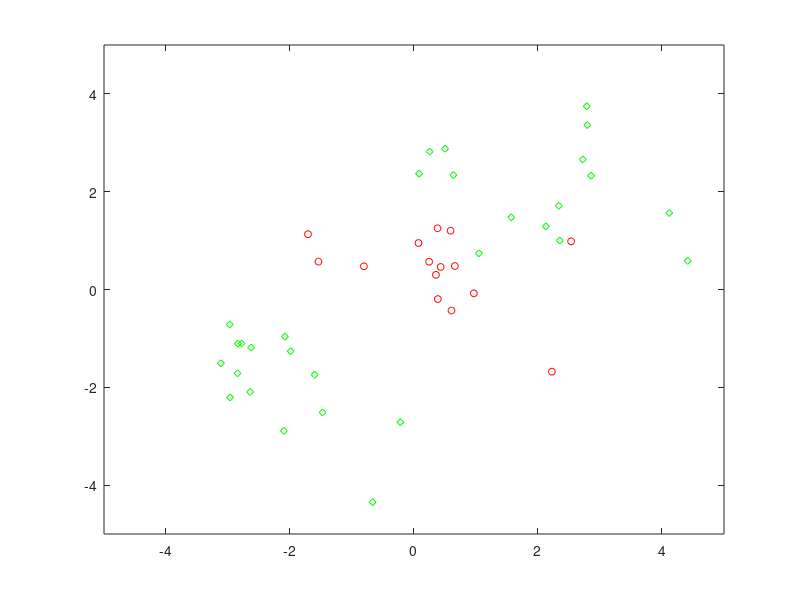

This chart was generated by the following MATLAB code: (Note: this script raises an error after producing the figure.)
function demoBayesLogRegression
% first make some training data
tmp=15; x=randn(2,tmp); 
x=[x (randn(2,tmp)+2*ones(2,tmp))]; % class 0
x=[x (randn(2,tmp)-2*ones(2,tmp))]; % class 0
c(tmp+1:3*tmp)=1; c(1:tmp)=0; % class labels
N=3*tmp; % total number of training points

% plot the training data:
figure; hold on
for n=1:N
	if c(n)==0
		plot(x(1,n),x(2,n),'ro','markersize',5);
	else
		plot(x(1,n),x(2,n),'gd','markersize',5);
	end
end
axis([-5 5 -5 5]); set(gca,'box','on');

% define the basis matrix: place one on a subset of datapoints
pref=1; lambda=2; selfvar=0.000001;
r=randperm(N);
for m=1:N
	for n=1:N
		phi(m,n)=kernel(x(:,r(m)),x(:,n),pref,lambda,selfvar);
	end
end
M=size(phi,1);

R = -1*diag(ones(M-1,1),1)  -1*diag(ones(M-1,1),-1) + 2.001*diag(ones(M,1));
R(1,1)=1; R(M,M)=1;

opts.HypIterations=150;
opts.NewtonIterations=10;
opts.plotprogess=1;
for HypUpdate=1:2
    if HypUpdate==1; s='EM'; else s='Mackay/Gull'; end
    fprintf(1,['Using %s hyperparameter updating...\n'],s)
	opts.HypUpdate=HypUpdate; % try both EM and Mackay/Gull
	figure
	[w,Smat,alpha,loglik]=BayesLogRegression(phi,c,zeros(M,1),1,eye(M),opts);
	loglik
end
% compute training classifications
for n=1:N; ptrain(n) = avsigmaGauss(w'*phi(:,n),phi(:,n)'*Smat*phi(:,n)); end

figure; hold on
for n=1:N
	if c(n)==0
		plot(x(1,n),x(2,n),'ro','markersize',5);
	else
		plot(x(1,n),x(2,n),'gd','markersize',5);
	end
	if ptrain(n)<0.5
		plot(x(1,n),x(2,n),'ro','markersize',8);
	else
		plot(x(1,n),x(2,n),'gd','markersize',8);
	end
end
% plot probability contours (very course grid -- beware interpreting plot too literally!)
xx=-5:0.5:5; yy=-5:0.5:5;
for i=1:length(xx)
	for j=1:length(yy)
		xtestpoint=[xx(i) yy(j)]';
		for m=1:M
			k(m,1)=kernel(x(:,r(m)),xtestpoint,pref,lambda,selfvar);
		end
		z(i,j)=avsigmaGauss(w'*k,k'*Smat*k);
	end
end
[cs,hh]=contour(xx,yy,z);
clabel(cs,hh,'fontsize',10); axis([-5 5 -5 5])